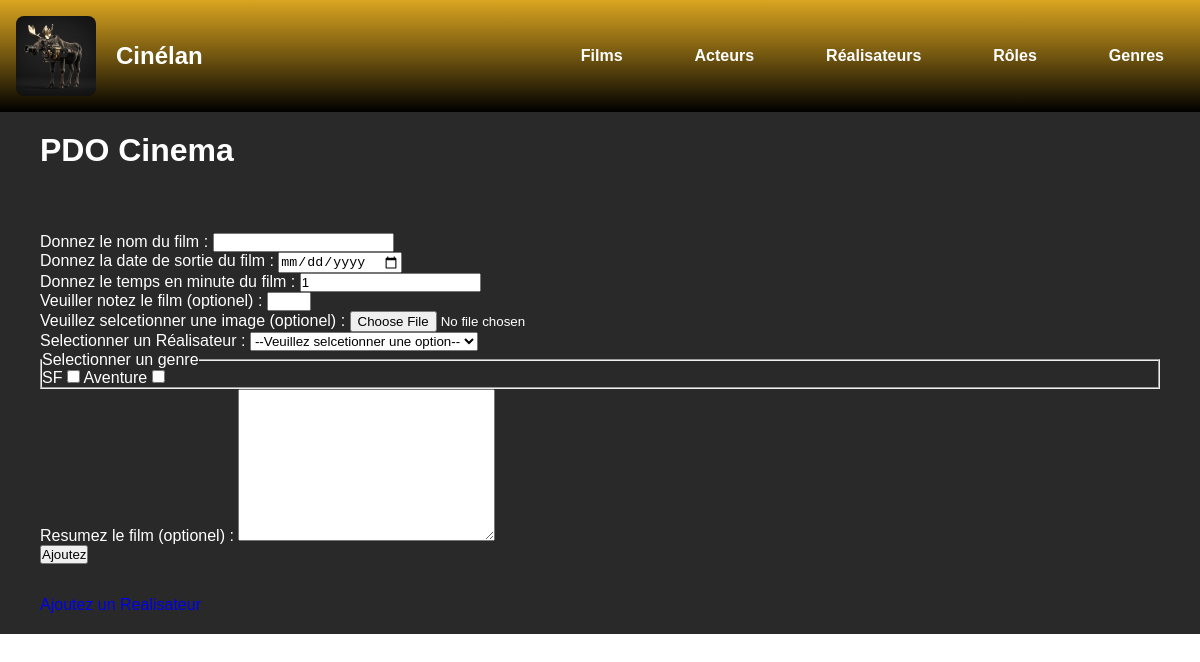
The page /index.php?action=formFilm on the database as committed earlier.
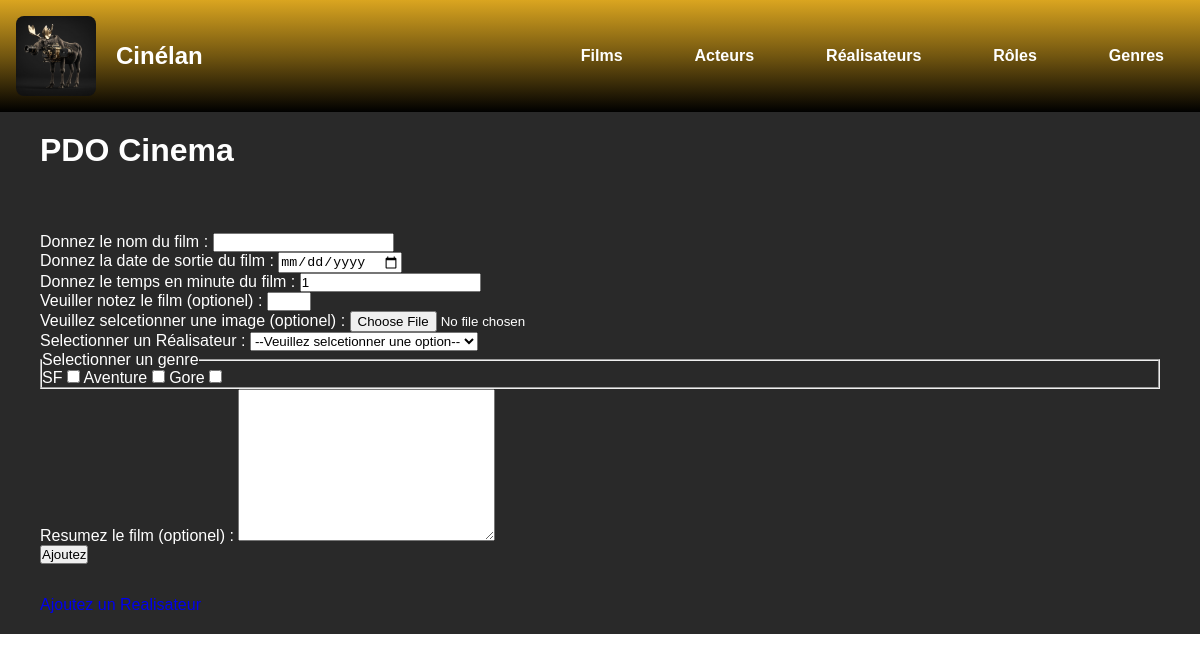
The same page on the database as committed later.
### tables this page shows
CREATE TABLE IF NOT EXISTS `genre` (
  `id_genre` int(11) NOT NULL AUTO_INCREMENT,
  `libelle_genre` varchar(50) NOT NULL,
  PRIMARY KEY (`id_genre`)
);

### controller/CinemaController.php (called while the page is built, shortened)
<?php
class CinemaController
{
    public function formFilm()
    {
        $pdo = Connect::seConnecter();
        $requete2 = $pdo->prepare("
            SELECT id_genre AS id , libelle_genre
            FROM genre
        ");
        $requete2->execute();
        require "view/form/formFilm.php";
    }
}

### view/form/formFilm.php (the view, shortened to what this page needs)
<?php
$genres = $requete2->fetchAll();
?>
<form action="index.php?action=addFilm" method="post" enctype="multipart/form-data">
    <div>
        <label for="titre">Donnez le nom du film :</label>
        <input type="text" name="titre" id="titre">
    </div>
    <div>
        <label for="dateFilm">Donnez la date de sortie du film :</label>
        <input type="date" id="dateFilm" name="dateFilm">
    </div>
    <div>
        <label for="temps">Donnez le temps en minute du film :</label>
        <input type="number" name="temps" id="temps" min="1" value="1" step="1">
    </div>
    <div>
        <label for="note">Veuiller notez le film (optionel) :</label>
        <input type="number" name="note" id="note" step="1" min="0" max="5">
    </div>
    <div>
        <label for="image">Veuillez selcetionner une image (optionel) :</label>
        <input type="file" name="image" id="image">
    </div>
    <div>
        <label for="personne">Selectionner un Réalisateur :</label>
        <select name="personne" id="personne">
            <option value="">--Veuillez selcetionner une option--</option>
        </select>
    </div>
    <fieldset>
        <legend>Selectionner un genre</legend>
        <?php
        foreach($genres as $genre){
            ?>
        <label for="<?= $genre['libelle_genre'] ?>"><?= $genre['libelle_genre'] ?></label>
        <input type="checkbox" name="genre[]" id="<?= $genre['libelle_genre'] ?>" value="<?= $genre['id'] ?>">
        <?php
        }
        ?>
    </fieldset>
    <div>
        <label for="resume">Resumez le film (optionel) :</label>
        <textarea name="resume" id="resume" cols="30" rows="10"></textarea>
    </div>
    <input type="submit" value="Ajoutez" name="submitFilm">
</form>
<a href="index.php?action=formRealisateur">Ajoutez un Realisateur</a>
<?php
require "view/template.php";
?>

Rows that differ between the two databases and show on the page:
added genre: libelle_genre "Gore"
